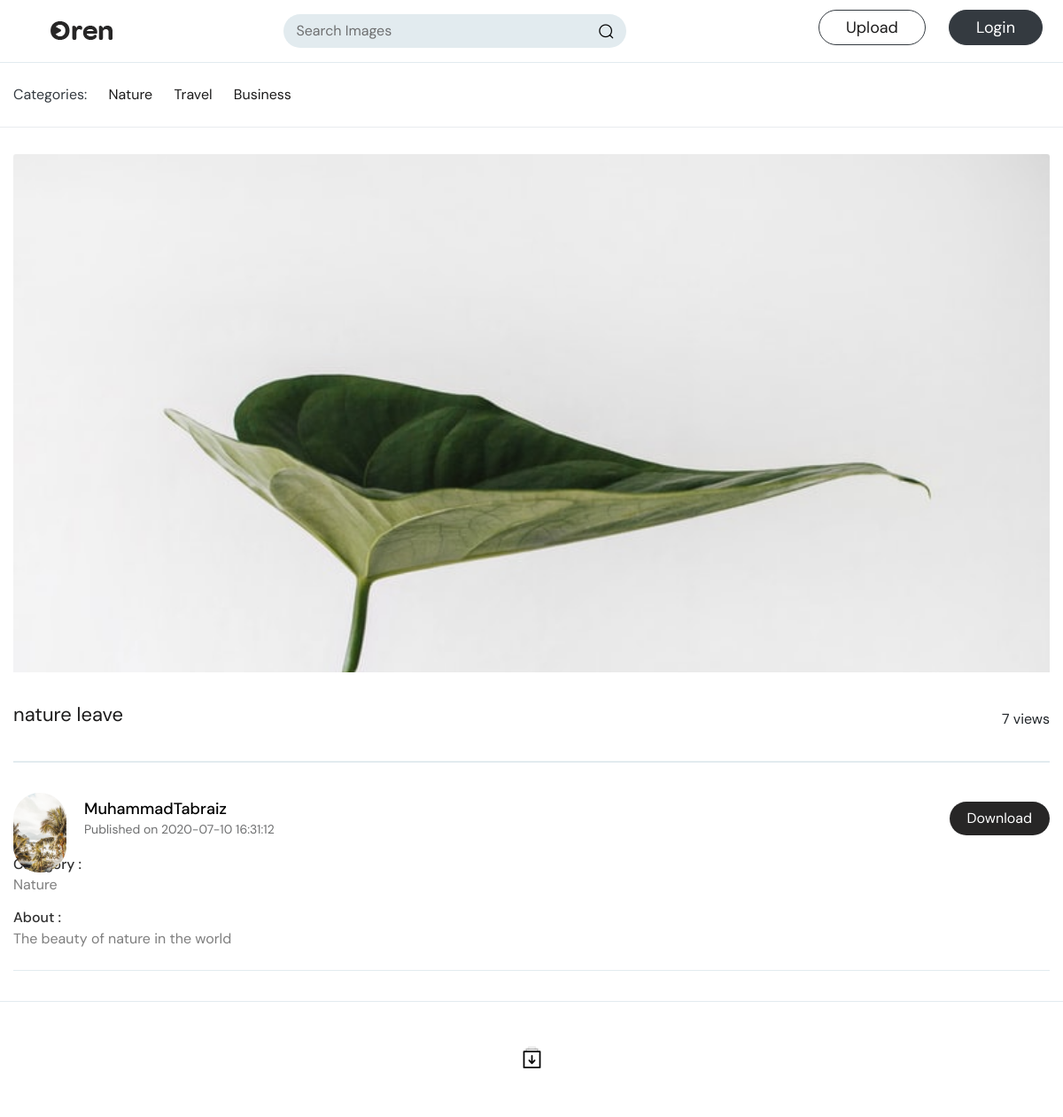
The page /image?el=22 on the database its author committed.
### tables this page shows
CREATE TABLE `category` (
  `id` int(12) UNSIGNED NOT NULL,
  `category` varchar(200) NOT NULL,
  `created` timestamp NOT NULL DEFAULT current_timestamp() ON UPDATE current_timestamp(),
  `deleted` timestamp NULL DEFAULT NULL
);

CREATE TABLE `post` (
  `id` int(12) UNSIGNED NOT NULL,
  `users_id` int(12) UNSIGNED DEFAULT NULL,
  `category_id` int(12) UNSIGNED DEFAULT NULL,
  `title` varchar(500) NOT NULL,
  `images` varchar(1000) NOT NULL,
  `descriptions` varchar(1000) NOT NULL,
  `views` int(11) DEFAULT NULL,
  `post_date` timestamp NOT NULL DEFAULT current_timestamp() ON UPDATE current_timestamp()
);

CREATE TABLE `users` (
  `id` int(12) UNSIGNED NOT NULL,
  `username` varchar(50) DEFAULT NULL,
  `firstname` varchar(50) NOT NULL,
  `lastname` varchar(50) NOT NULL,
  `email` varchar(50) DEFAULT NULL,
  `password` varchar(50) DEFAULT NULL,
  `image` varchar(50) DEFAULT NULL,
  `country` varchar(50) DEFAULT NULL,
  `city` varchar(50) DEFAULT NULL,
  `state` varchar(50) DEFAULT NULL,
  `address` varchar(50) DEFAULT NULL,
  `contact_no` varchar(50) DEFAULT NULL,
  `aboutus` varchar(500) DEFAULT NULL,
  `usertype` enum('admin','user') NOT NULL,
  `status` enum('1','0') DEFAULT '0',
  `reg_date` timestamp NOT NULL DEFAULT current_timestamp() ON UPDATE current_timestamp()
);

### includes/function.php (called while the page is built, shortened)
<?php
global $conn;
			?>
			<?php
function users($id)
{
	global $conn;
    $stmt = $conn->prepare("SELECT * FROM users WHERE ID='$id' ");
    $stmt->execute();
    $result = $stmt->fetch();
    if($result){
    return $result;
    }
}
					?>
					<?php
function getCategory($id){
	global $conn;
	$stmt = $conn->prepare("SELECT * FROM category where id = '$id'");
    $stmt->execute();
    $result = $stmt->fetch();
	if($result){
		return $result;
	}else{
		return 'get Category failed';
	}
}
function getallCategory(){
	global $conn;
	$stmt = $conn->prepare("SELECT * FROM category");
    $stmt->execute();
	$result = $stmt->fetchAll();
	return  $result;
}
function number_format_short( $n, $precision = 1 ) {
	if ($n < 900) {
		$n_format = number_format($n, $precision);
		$suffix = '';
	} else if ($n < 900000) {
		$n_format = number_format($n / 1000, $precision);
		$suffix = 'K';
	} else if ($n < 900000000) {
		$n_format = number_format($n / 1000000, $precision);
		$suffix = 'M';
	} else if ($n < 900000000000) {
		$n_format = number_format($n / 1000000000, $precision);
		$suffix = 'B';
	} else {
		$n_format = number_format($n / 1000000000000, $precision);
		$suffix = 'T';
	}
	if ( $precision > 0 ) {
		$dotzero = '.' . str_repeat( '0', $precision );
		$n_format = str_replace( $dotzero, '', $n_format );
	}
	return $n_format . $suffix;
}
?>

### pages/singleimage.php (the view, shortened to what this page needs)
<?php include "../includes/head.php" ?>
<?php include "../includes/navbar.php" ?>
<?php if(isset($_GET['el'])){
        $id = $_GET['el'];
        global $conn;
        $stmt = $conn->prepare("SELECT * FROM post WHERE id = '$id'");
        $stmt->execute();
        $result = $stmt->setFetchMode(PDO::FETCH_ASSOC);
		$result = $stmt->fetch();
		$view = $result['views'] += 1;
		$user = users(isset($result['users_id']));
		$category = getCategory($result['category_id']);
		}
    ?>
	<section class="mn-sec">
		<div class="container">
			<div class="row">
				<div class="col-lg-12">
					<div class="mn-vid-sc single_video">
						<div class="vid-1">
							<div class="vid-pr">
                             <?php echo'<img src="'.$result['images'].'" class="img-fluid"> '; ?>
							</div>
							<div class="vid-info">
								<div class="info-pr">
                                <div class="row">
                                    <div class="col-6">
                                        <?php echo'<h3>'.$result['title'].'</h3>'; ?>
                                    </div>
                                    <div class="col-6 ">
                                        <?php echo'<span class="my-4 float-right">'.number_format_short($result['views']).' views</span>';?>
                                    </div>
                                </div>
								</div>
							</div>
						</div>
						<div class="abt-mk">
							<div class="info-pr-sec">
								<div class="vcp_inf cr">
									<div class="vc_hd">
									<?php if($user['image']) {echo'<img src="'.$user['image'].'" alt="">';}
										  else{ echo'<img src="images/man.jpg" alt="">'; }
									?>
									</div>
									<div class="vc_info pr">
										<h4><a href="#" title=""><?php echo $user['username']?></a></h4>
										<span>Published on <?php echo $result['post_date']; ?></span>
									</div>
								</div>
								<ul class="chan_cantrz">
								<?php if(isset($_SESSION['authid'])){
											echo'<li>
												<a href="'.$result['images'].'" download title="" class="subscribe">Download</a>
											</li>';}else{
												echo'<li>
												<a href="signin" title="" class="subscribe">Download</a>
											</li>';}
											?>
								</ul>
							<div class="clearfix"></div>
							</div>
							<div class="about-ch-sec">
								<div class="abt-rw">
									<h4>Category : </h4>
									<ul>
									<?php echo'<li><span>'.$category['category'].'</span></li>';?>
									</ul>
								</div>
								<div class="abt-rw">
									<h4>About : </h4>
									<?php echo'<p>'.$result['descriptions'].'</p>';?>
								</div>
							</div>
						</div>
					</div>
				</div>
			</div>
		</div>
    </section>
<?php include "../includes/footer.php" ?>

### includes/navbar.php (shortened to what this page needs)
<?php
    $categorie = getallCategory();
?>
<div class="wrapper hp_1">
<header>
    <div class="top_bar p-2">
        <div class="container">
            <div class="top_header_content">
                <div class="menu_logo p-2">
                    <a href="home" title="" class="logo">
                        <img src="images/logo.png" alt="">
                    </a>
                </div>
                <div class="search_form p-2">
                    <form method="GET" action="searching" >
                        <input type="text" name="search" placeholder="Search Images">
                        <button type="submit">
                            <i class="icon-search"></i>
                        </button>
                    </form>
                </div>
                <ul class="controls-lv  py-3">
                    <li>
                        <a href="<?php if(isset($_SESSION['auth'])){echo"upload"; }else{echo"signin";} ?>" title="" class="btn-sm btn-rounded btn btn-outline-dark">Upload</a>
                    </li>
                    <?php if(isset($_SESSION['auth'])){ ?>
                    <li class="user-log ">
                        <div class="user-ac-img">
						<?php if(isset($user['image'] )){?>
                            <img src="<?php echo $user['image']; ?>" width='40' height='30' class="img-fluid " alt="">
                        <?php }else{?>
                            <img src="images/man.jpg" width='40' height='30' class="img-fluid " alt="">
                        <?php }?>
                        </div>
                        <div class="account-menu p-0 ">
                            <div class="sd_menu">
                                <ul class="mm_menu">
                                    <li>
                                        <span>
                                            <i class="icon-user"></i>
                                        </span>
                                        <a href="profile" title="">My Profile</a>
                                    </li>
                                </ul>
                            </div>
                            <div class="sd_menu scnd">
                                <ul class="mm_menu">
                                    <li>
                                        <span>
                                            <i class="icon-logout"></i>
                                        </span>
                                        <a href="logout" title="">Sign out</a>
                                    </li>
                                </ul>
                            </div>
                        </div>
                    </li>
                    <?php }else{ ?>
                    <li>
                        <a href="signin" title="" class="btn-sm btn-rounded text-white btn btn-dark">Login</a>
                    </li>
                   <?php } ?>
                </ul>
            </div>
        </div>
    </div>
    <div class="btm_bar border border-top-0 border-left-0 border-right-0 ">
        <div class="container ">
            <div class="btm_bar_content">
                <nav >
                    <ul>
                    <li><a  class="text-dark"  title="categories">Categories: </a></li>
                    <?php foreach ($categorie as $cate) { echo'
                        <li><a href="categories?search='.$cate['category'].'" title="">'.$cate['category'].'</a></li>
                    '; }?></li>
                    </ul>
                </nav>
              <div class="clearfix"></div>
            </div>
        </div>
    </div>
</header>

### css/thumbs-embedded.css (style rules this page uses)
[class^="icon-"]:before, [class*=" icon-"]:before { font-family: "thumbs"; font-style: normal; font-weight: normal; speak: none; display: inline-block; text-decoration: inherit; width: 1em; margin-right: .2em; text-align: center; font-variant: normal; text-transform: none; line-height: 1em; margin-left: .2em; }
.icon-search:before { content: '\e824'; }

### css/responsive.css (style rules this page uses)
@media (max-width: 1450px) { header .container { max-width: 1380px;padding: 0; } }
@media (max-width: 1450px) { .menu_logo { width: 420px; } }
@media (max-width: 1450px) { .search_form { width: 540px; } }
@media (max-width: 1450px) { .search_form form { width: 100%;margin: 0; } }
@media (max-width: 1450px) { header .container { padding: 0 15px; } }
@media (max-width: 1366px) { .search_form { width: 37%; } }
@media (max-width: 1366px) { .menu_logo { width: 30%; } }
@media (max-width: 1200px) { .search_form { width: 35%; } }
@media (max-width: 1200px) { .menu_logo { width: 30%; } }
@media (max-width: 1200px) { .container { max-width: 100%;padding: 0 15px; } }
@media (max-width: 1200px) { .abt-mk .info-pr-sec .vc_info.pr { padding-left: 20px; } }
@media (max-width: 1200px) { .abt-mk p { padding-left: 0; } }
@media (max-width: 1200px) { .menu_logo { width: 25%; } }
@media (max-width: 1200px) { .about-ch-sec { padding-left: 0; } }
@media (max-width: 1200px) { .abt-mk .info-pr-sec { margin-bottom: 10px; } }

### rows shown on the page
category: category "Nature"
category: category "Travel"
category: category "Business"
post: images (picture), title "nature leave", post_date "2020-07-10 16:31:12", descriptions "The beauty of nature in the world"
users: image (picture), username "MuhammadTabraiz"

### other values the page prints
number_format_short($result['views']) "7"
